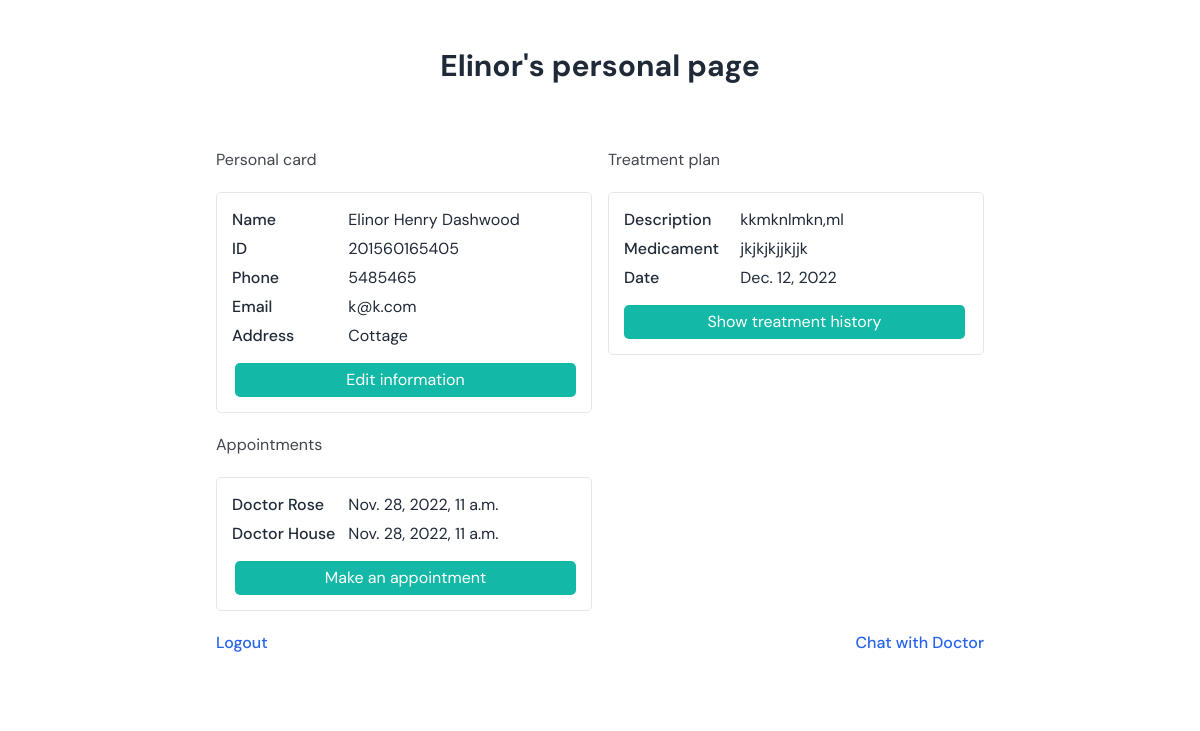
Page /users/personal (signed in) on the earlier database version.
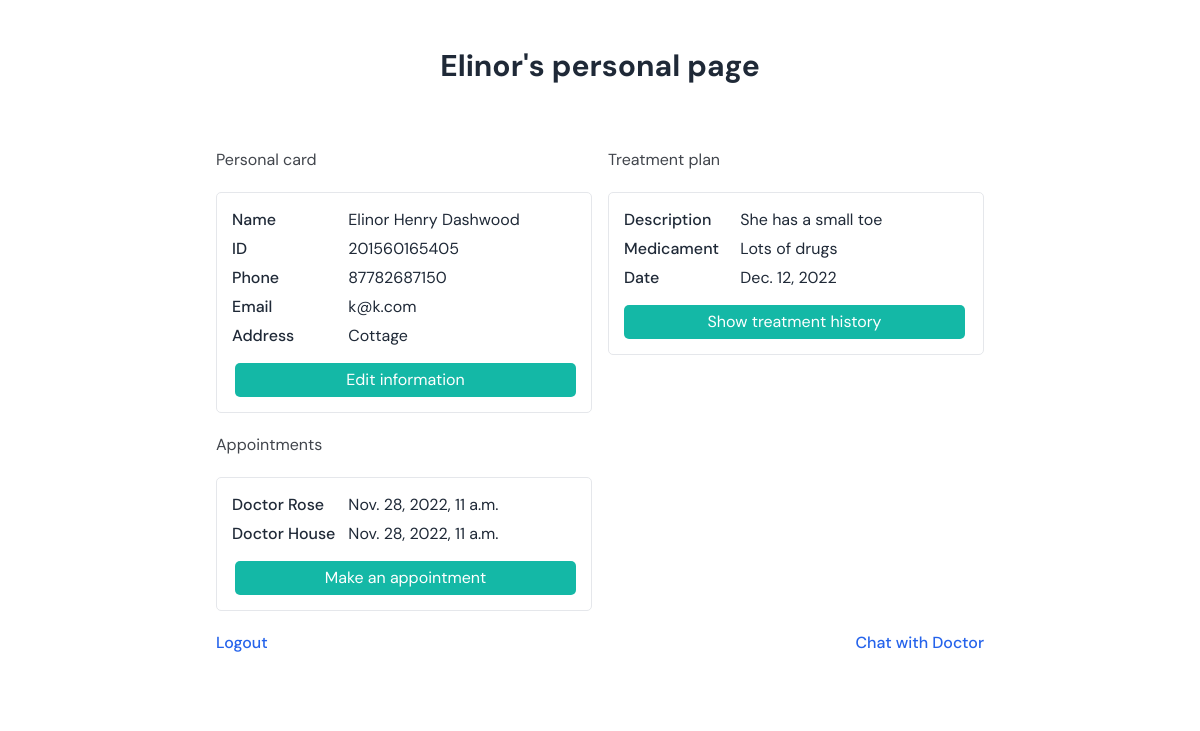
Same page on the later database version.
### users/models.py (models this page shows, shortened)
class User(AbstractUser):
    name = models.CharField(max_length=30)
    surname = models.CharField(max_length=30)

class Patient(models.Model):
    user = models.OneToOneField(User, on_delete=models.CASCADE, primary_key=True)
    date_of_birth = models.DateField(blank=True, null=True)
    IIN = models.IntegerField(max_length=12, blank=True, null=True)
    gov_id = models.IntegerField(max_length=12,blank=True, null=True)
    name = models.CharField(max_length=50, blank=True, null=True)
    surname = models.CharField(max_length=50, blank=True, null=True)
    middle_name = models.CharField(max_length=50, blank=True, null=True)
    blood_group = models.CharField(max_length=2, blank=True, null=True, choices=blood_group_choices)
    contact_close = models.CharField(max_length=11,blank=True, null=True)
    phone_number = models.CharField(max_length=11,blank=True, null=True)
    address = models.CharField(max_length=50, blank=True, null=True)
    marital_status = models.CharField(max_length=10, blank=True, null=True, choices = marital_status_choices)
    registration_date = models.DateField(default = datetime.today())
    assigned_doctor = models.ForeignKey(Doctor, related_name='assigned_patients', on_delete=models.PROTECT, default = Doctor.objects.get(surname="House").pk) #why added pk?

class Treatment(models.Model):
    patient = models.ForeignKey(Patient, on_delete=models.CASCADE, related_name='treatments')
    doctor = models.ForeignKey(Doctor, on_delete=models.CASCADE, related_name='treatments')
    description = models.CharField(max_length=200, default='Description empty')
    medicaments = models.CharField(max_length=50, default='Medicements empty')
    date = models.DateField()

### users/views.py (the view, shortened to what this page needs)
# urls.py: path('personal', views.personal, name='personal'),
@login_required
def personal(request):
    user = request.user
    if is_patient(user):
        if not user.patient.chatrooms.first():
            Chatrooms.objects.create(patient = user.patient, doctor = user.patient.assigned_doctor)
        return render(request, 'users/patient_page.html')
    elif is_doctor(user):
        return render(request, 'users/doctor_page.html')
    elif is_admin(user):
        patients = Patient.objects.all()
        doctors = Doctor.objects.all()
        return render(request, 'users/admin_page.html', {
            'patients' : patients, 'doctors' : doctors
        })
    return HttpResponseRedirect(reverse('admin:index'))

### users/models.py (called while the page is built)
    def __str__(self):
        return f"Doctor {str(self.user)}"

### users/views.py (called while the page is built)
def is_patient(user):
    try:
        if user.patient:
            return True
    except:
        return False

### users/templates/users/patient_page.html (shortened to what the changed rows need)
{% extends 'users/layout.html' %}{% block head %}
	<script src="https://cdn.tailwindcss.com"></script>
  	<link rel="stylesheet" href="https://unpkg.com/aos@next/dist/aos.css" />
{% endblock %}
{% block body %}
	<div class="font-body antialiased text-[#41454c] bg-[#FFFFFF]">
		<div class="py-6 sm:py-8 lg:py-12">
			<div class="px-4 mx-auto max-w-7xl md:px-8">
				<div class="max-w-[768px] mx-auto mb-10 md:mb-16">
					<h2 class="text-gray-800 text-2xl lg:text-3xl font-bold text-center mb-4 md:mb-6">{{request.user.username}}'s personal page</h2>
				</div>
				<div class="max-w-screen-md grid gap-4 mx-auto sm:grid-cols-2">
					<div class="space-y-[20px]">
						<div class="grid grid-cols-3 border-[1px] rounded-global p-[15px] gap-[5px]">
							<label class="col-span-1 font-medium inline-block text-gray-800 text-sm sm:text-base">Name</label>
							<label class="col-span-2 inline-block text-gray-800 text-sm sm:text-base">{{request.user.patient.name}} {{request.user.patient.middle_name}} {{request.user.patient.surname}}</label>
							<label class="col-span-1 font-medium inline-block text-gray-800 text-sm sm:text-base">ID</label>
							<label class="col-span-2 inline-block text-gray-800 text-sm sm:text-base">{{request.user.patient.gov_id}}</label>
							<label class="col-span-1 font-medium inline-block text-gray-800 text-sm sm:text-base">Phone</label>
							<label class="col-span-2 inline-block text-gray-800 text-sm sm:text-base">{{request.user.patient.phone_number}}</label>
							<label class="col-span-1 font-medium inline-block text-gray-800 text-sm sm:text-base">Email</label>
							<label class="col-span-2 inline-block text-gray-800 text-sm sm:text-base">{{request.user.email}}</label>
							<label class="col-span-1 font-medium inline-block text-gray-800 text-sm sm:text-base">Address</label>
							<label class="col-span-2 inline-block text-gray-800 text-sm sm:text-base">{{request.user.patient.address}}</label>
              			<button id="loxllc" onclick="show_popup(); show_mod();" class="text-white rounded-global col-span-3 transition duration-100 bg-teal-500 hover:bg-teal-600 active:bg-teal-700 px-[0px] mt-[10px] py-[5px] ml-[3px]">Edit information</button>
						</div>
					</div>
					<div class="space-y-[20px]">
						<div class="grid grid-cols-3 border-[1px] rounded-global p-[15px] gap-[5px]">
							{% for treatment in request.user.patient.treatments.all|dictsortreversed:"date" %}
							{% if forloop.counter == 1 %}
							<label class="col-span-1 font-medium inline-block text-gray-800 text-sm sm:text-base">Description</label>
							<label class="col-span-2 inline-block text-gray-800 text-sm sm:text-base">{{treatment.description}}</label>
              				<label class="col-span-1 font-medium inline-block text-gray-800 text-sm sm:text-base">Medicament</label>
							<label class="col-span-2 inline-block text-gray-800 text-sm sm:text-base">{{treatment.medicaments}}</label>
              				<label class="col-span-1 font-medium inline-block text-gray-800 text-sm sm:text-base">Date</label>
							<label class="col-span-2 inline-block text-gray-800 text-sm sm:text-base">{{treatment.date}}</label>
							{% endif %}
							{% empty %}
							<label class="col-span-3 inline-block text-gray-800 text-sm sm:text-base">There are no treatments yet</label>
							{% endfor %}
              				<button class="col-span-3 text-white rounded-global mt-[10px] t-[10px] px-[0px] transition duration-100 bg-teal-500 hover:bg-teal-600 active:bg-teal-700 py-[5px] mr-[3px]" onclick="show_treatment_history(); show_mod();">Show treatment history</button>
            			</div>
          			</div>
				</div>
			</div>
		</div>
	</div>
{% endblock %}

Differences in the rows shown:
changed User "Elinor": user.patient.phone_number "5485465" → "87782687150"
changed Treatment: description "kkmknlmkn,ml" → "She has a small toe"; medicaments "jkjkjkjjkjjk" → "Lots of drugs"
